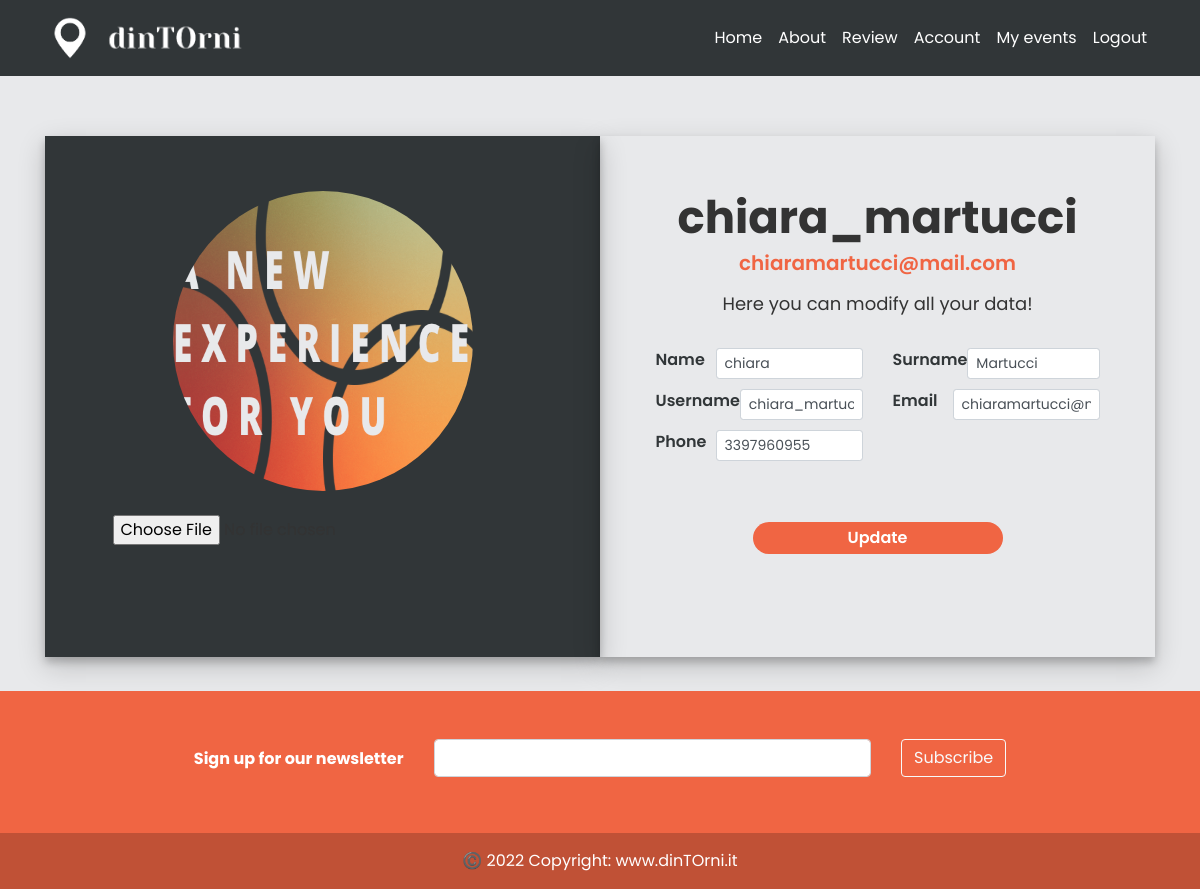
Page /account (signed in) on the earlier database version.
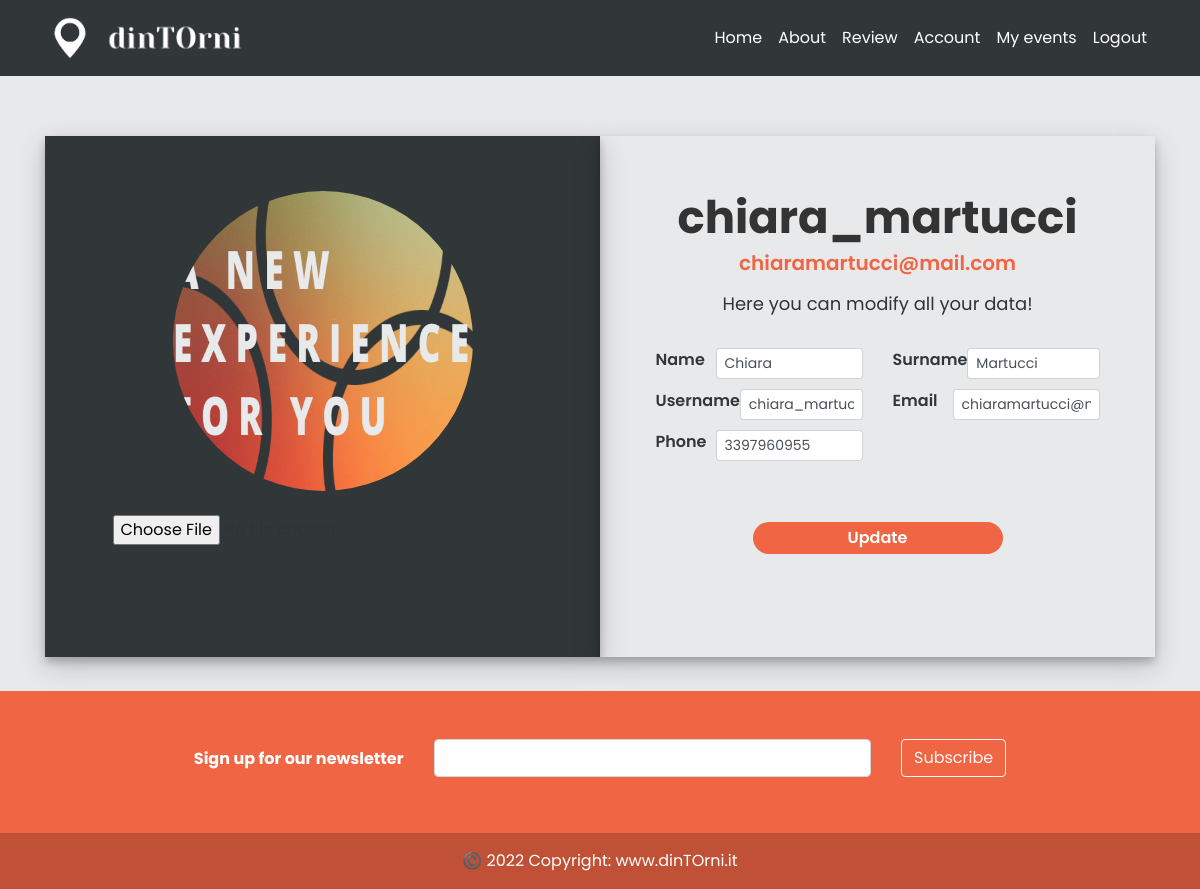
Same page on the later database version.
### models.py (models this page shows, shortened)
class User(db.Model, UserMixin):
    _tablename__ = 'user'
    id = db.Column(db.Integer, primary_key=True)
    email = db.Column(db.String(120), unique=True, nullable=False)
    image_file = db.Column(db.String(20), nullable=False, default='default.jpg')
    password = db.Column(db.String(60), nullable=False)
    telephone = db.Column(db.Integer(), nullable=False)
    type= db.Column(db.String(20))
    __mapper_args__={
        'polymorphic_identity': 'user',
        'polymorphic_on': type
    }

class Private(User, db.Model):
    _tablename__ = 'private'
    id = db.Column(db.Integer, db.ForeignKey('user.id'), primary_key=True)
    name = db.Column(db.String(50))
    surname = db.Column(db.String(50))
    username = db.Column(db.String(20), unique=True, nullable=False)
    posts = db.relationship('Post', backref='author', lazy=True)
    joined = db.relationship("JoinEvent", backref = 'joined')
    __mapper_args__ = {
        'polymorphic_identity': 'private',
    }

### app/users/routes.py (the view)
@users.route("/account", methods=['GET', 'POST'])
@login_required
def account():
    form= UpdateAccountForm() #importo il form sopra e poi gli dico form= al tipo di form importato sopra
    if form.validate_on_submit():
        if form.picture.data:
            picture_file = save_picture(form.picture.data)
            current_user.image_file = picture_file
        current_user.name = form.name.data
        current_user.surname = form.surname.data
        current_user.username = form.username.data
        current_user.email = form.email.data
        current_user.telephone = form.telephone.data
        db.session.commit()
        flash('your account has been updated', 'success')
        return redirect(url_for('users.account'))
    elif request.method == 'GET':
        form.name.data = current_user.name
        form.surname.data = current_user.surname
        form.username.data = current_user.username
        form.email.data = current_user.email
        form.telephone.data = current_user.telephone
    image_file = url_for('static', filename='profile_pics/'+current_user.image_file)#devo mettere la cartella+la route
    return render_template('update_account_user.html', title='Account',image_file=image_file, form=form)

### app/users/forms.py (shortened to what this page needs)
class UpdateAccountForm(FlaskForm):
    name = StringField('Name', validators=[DataRequired(), Length(min=5, max=20)], render_kw={'placeholder':'Name'})
    surname = StringField('Surname', validators=[DataRequired(), Length(min=5, max=20)], render_kw={'placeholder':'Surname'})
    username = StringField('Username', validators=[DataRequired(), Length(min=5, max=20)], render_kw={'placeholder':'Username'})
    telephone = IntegerField('Telephone Number', validators=[DataRequired()], render_kw={'placeholder':'Telephone'})#no empty + condictions
    email = StringField('Email', validators=[DataRequired(), Email()], render_kw={'placeholder':'Email'})
    picture = FileField('Update Profile Picture', validators=[FileAllowed(['jpeg','png','jpg'])])
    submit = SubmitField('Update')

### models.py (called while the page is built)
@login_manager.user_loader
def load_user(email):
    user = User.query.get(email)
    return user

### app/templates/update_account_user.html (shortened to what the changed rows need)
{% extends "layout.html" %}
{% block content %}
<form method="POST" action="" enctype="multipart/form-data">
    <div class="container login-container pb-5" style="height: 500px">
        <div class="row">
            <div class="col-md-6 login-form-1">
                <div class="about-text go-to">
                    <h3 class="dark-color">{{ current_user.username }}</h3>
                    <h6 class="theme-color lead text-center">{{ current_user.email }}</h6>
                    <p class="text-center">Here you can modify all your data!</p>
                    <div class="row about-list pb-2">
                        <div class="col-md-6">
                            <div class="media">
                                <label>Name</label>
                                {% if form.name.errors %}
                                    {{ form.name(class="form-control input-sm form-control-sm is-invalid") }}
                                    <div class="invalid-feedback">
                                        {% for error in form.name.errors %}
                                            <span>{{ error }}</span>
                                        {% endfor %}
                                    </div>
                                {% else %}
                                    {{ form.name(class="form-control input-sm form-control-sm") }}
                                {% endif %}
                            </div>
                            <div class="media">
                                <label>Username</label>
                                {% if form.username.errors %}
                                    {{ form.username(class="form-control input-sm form-control-sm is-invalid") }}
                                    <div class="invalid-feedback">
                                        {% for error in form.username.errors %}
                                            <span>{{ error }}</span>
                                        {% endfor %}
                                    </div>
                                {% else %}
                                    {{ form.username(class="form-control input-sm form-control-sm") }}
                                {% endif %}
                            </div>
                        </div>
                        <div class="col-md-6">
                            <div class="media">
                                <label>Surname</label>
                                {% if form.surname.errors %}
                                    {{ form.surname(class="form-control input-sm form-control-sm is-invalid") }}
                                    <div class="invalid-feedback">
                                        {% for error in form.surname.errors %}
                                            <span>{{ error }}</span>
                                        {% endfor %}
                                    </div>
                                {% else %}
                                    {{ form.surname(class="form-control input-sm form-control-sm") }}
                                {% endif %}
                            </div>
                        </div>
                    </div>
                    <div class="row justify-content-center p-5">
                        <div class="count-data text-center">
                        </div>
                    </div>
                </div>
            </div>
        </div>
    </div>
</form>
{% endblock content %}

Differences in the rows shown:
changed Private "chiara_martucci": name "chiara" → "Chiara"
